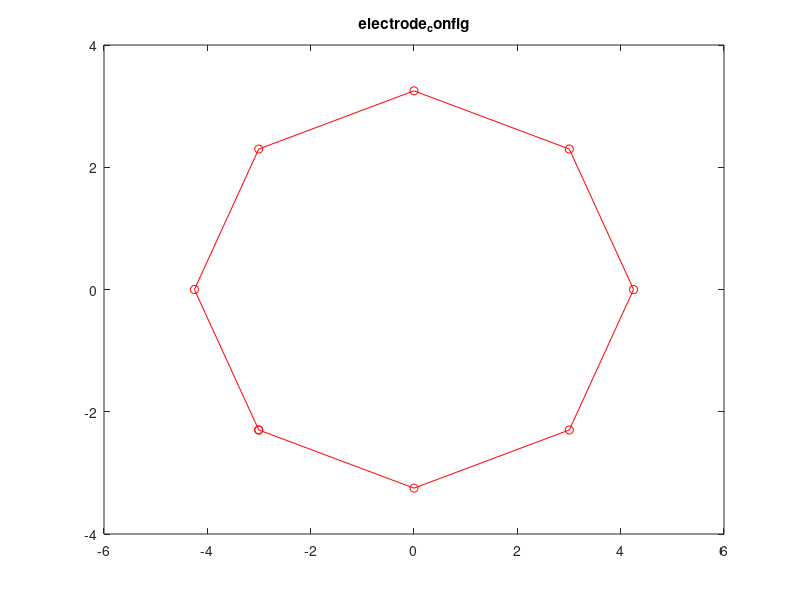

MATLAB code for this plot: (Note: this script raises an error after producing the figure.)
%% calculating edge weights

clear all;
close all;

% params
a = 8.5/2;
b = 6.5/2;
num_channels = 8;
theta = 2.5;
tau = 5.5;

chan1.x = a*cos(5*pi/4);
chan1.y = b*sin(5*pi/4);
chan2.x = a*cos(pi);
chan2.y = b*sin(pi);
chan3.x = a*cos(3*pi/4);
chan3.y = b*sin(3*pi/4);
chan4.x = a*cos(pi/2);
chan4.y = b*sin(pi/2);
chan5.x = a*cos(pi/4);
chan5.y = b*sin(pi/4);
chan6.x = a*cos(0);
chan6.y = b*sin(0);
chan7.x = a*cos(-pi/4);
chan7.y = b*sin(-pi/4);
chan8.x = a*cos(-pi/2);
chan8.y = b*sin(-pi/2);

nodes = [chan1, chan2, chan3, chan4, chan5, chan6, chan7, chan8];

% display the electrode configuration 
figure;
plot([nodes.x, nodes(1).x], [nodes.y, nodes(1).y], 'ro-');
title('electrode_config');

D = zeros(num_channels, num_channels); % initializing distance matrix

for i = 1:num_channels
    for j = 1:num_channels
        D(i, j) = sqrt((nodes(i).x - nodes(j).x)^2 + (nodes(i).y - nodes(j).y)^2);
    end
end

temp = exp(-(D.^2)/(2*theta^2));
temp(D > tau) = 0;
A = temp;

disp('Distnace Matrix : ');
disp(D);
disp('Adjacency Matrix : ');
disp(A);

load alt_adj_matrix.mat

G = graph(A, 'OmitSelfLoops');
G.Edges

% plot
figure; 
p = plot(G, 'Layout', 'circle', 'EdgeLabel',G.Edges.Weight); title('Graph');
p.NodeColor = 'r';
p.Marker = 's';
p.MarkerSize = 8;
p.LineWidth = 2;
colormap([[0 0 0];jet(256)]);          % select color palette
caxis([0 0.5]);
p.EdgeCData=G.Edges.Weight;    % define edge color
p.XData=[nodes.x];      % place node locations on plot
p.YData=[nodes.y];
colorbar



